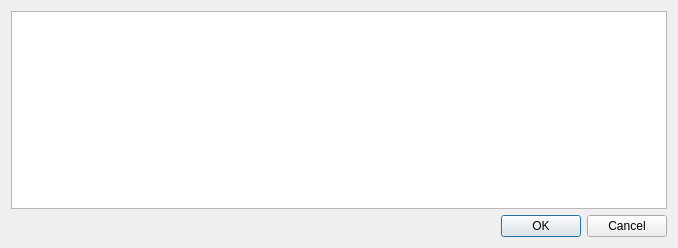
<?xml version="1.0" encoding="UTF-8"?>
<ui version="4.0">
 <class>DialogStatus</class>
 <widget class="QDialog" name="DialogStatus">
  <property name="geometry">
   <rect>
    <x>0</x>
    <y>0</y>
    <width>678</width>
    <height>248</height>
   </rect>
  </property>
  <property name="windowTitle">
   <string>Dialog</string>
  </property>
  <layout class="QVBoxLayout" name="verticalLayout_2">
   <item>
    <widget class="QTableView" name="tableView">
     <property name="font">
      <font>
       <family>等线</family>
       <pointsize>10</pointsize>
      </font>
     </property>
     <property name="locale">
      <locale language="Chinese" country="China"/>
     </property>
    </widget>
   </item>
   <item>
    <widget class="QDialogButtonBox" name="buttonBox">
     <property name="orientation">
      <enum>Qt::Horizontal</enum>
     </property>
     <property name="standardButtons">
      <set>QDialogButtonBox::Cancel|QDialogButtonBox::Ok</set>
     </property>
    </widget>
   </item>
  </layout>
 </widget>
 <resources/>
 <connections>
  <connection>
   <sender>buttonBox</sender>
   <signal>accepted()</signal>
   <receiver>DialogStatus</receiver>
   <slot>accept()</slot>
   <hints>
    <hint type="sourcelabel">
     <x>248</x>
     <y>254</y>
    </hint>
    <hint type="destinationlabel">
     <x>157</x>
     <y>274</y>
    </hint>
   </hints>
  </connection>
  <connection>
   <sender>buttonBox</sender>
   <signal>rejected()</signal>
   <receiver>DialogStatus</receiver>
   <slot>reject()</slot>
   <hints>
    <hint type="sourcelabel">
     <x>316</x>
     <y>260</y>
    </hint>
    <hint type="destinationlabel">
     <x>286</x>
     <y>274</y>
    </hint>
   </hints>
  </connection>
 </connections>
</ui>
